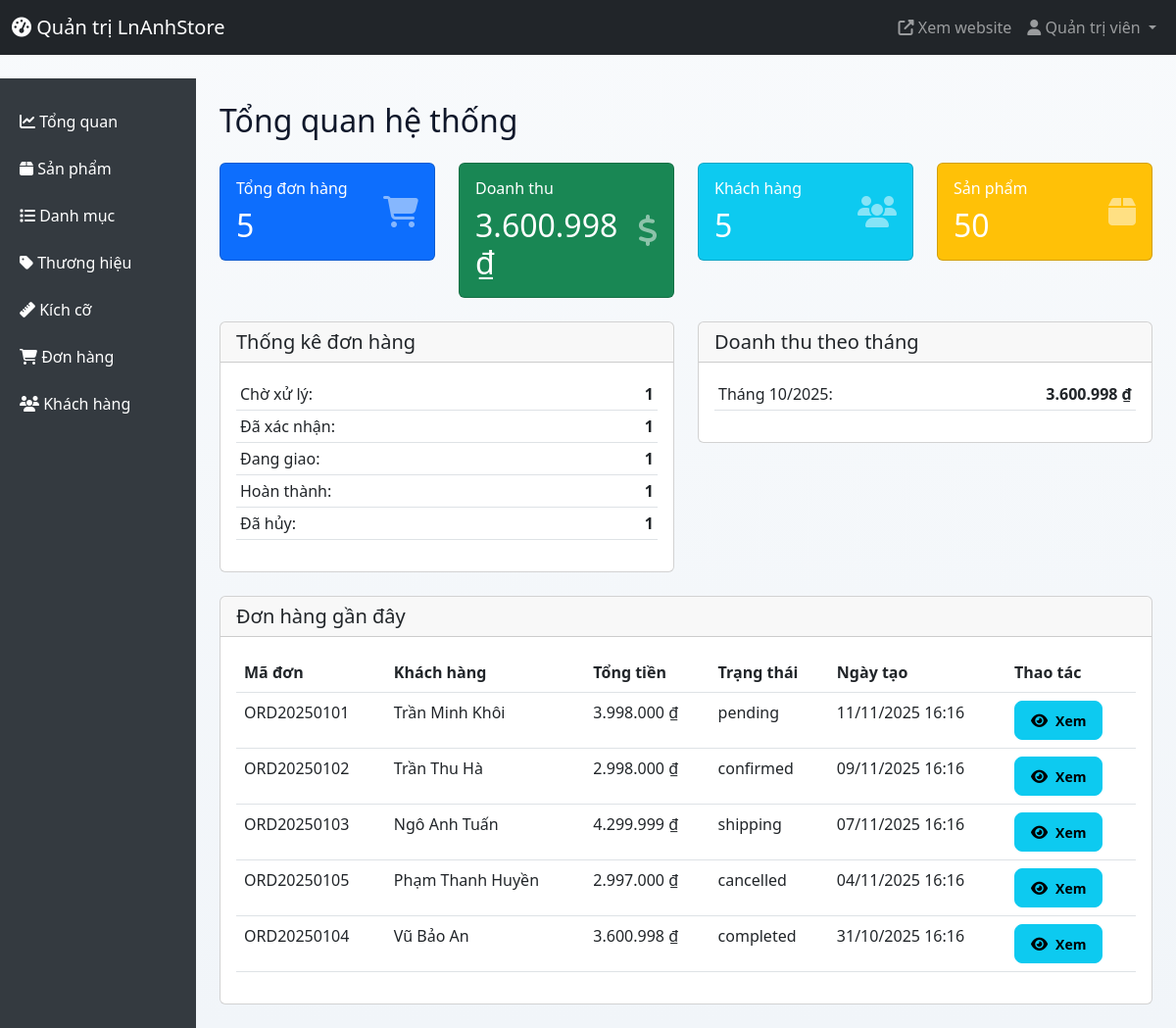
/admin/index.php (signed in), run on an earlier commit of the app's database.
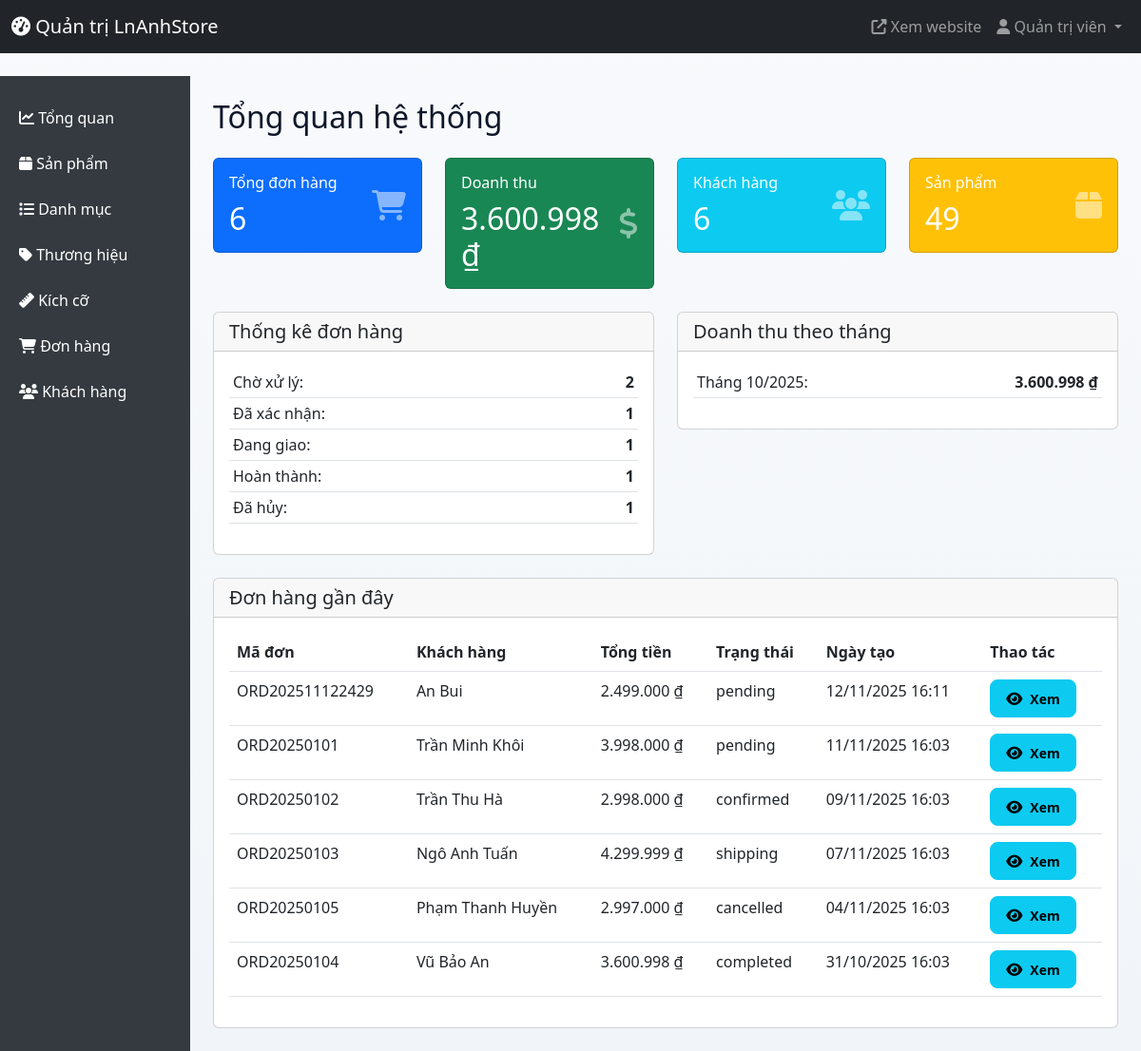
And on a later commit of the database.
### tables this page shows
CREATE TABLE `orders` (
  `id` int(11) NOT NULL,
  `id_user` int(11) NOT NULL,
  `order_code` varchar(50) NOT NULL,
  `full_name` varchar(255) NOT NULL,
  `phone` varchar(20) NOT NULL,
  `address` text NOT NULL,
  `payment_method` varchar(50) NOT NULL,
  `total_amount` decimal(10,2) NOT NULL,
  `status` enum('pending','confirmed','shipping','completed','cancelled') NOT NULL DEFAULT 'pending',
  `created_at` timestamp NOT NULL DEFAULT current_timestamp(),
  `updated_at` timestamp NOT NULL DEFAULT current_timestamp() ON UPDATE current_timestamp()
);

CREATE TABLE `users` (
  `id` int(11) NOT NULL,
  `email` varchar(255) NOT NULL,
  `password` varchar(255) NOT NULL,
  `full_name` varchar(255) NOT NULL,
  `phone` varchar(20) DEFAULT NULL,
  `address` text DEFAULT NULL,
  `role` enum('customer','admin') NOT NULL DEFAULT 'customer',
  `status` enum('active','locked') NOT NULL DEFAULT 'active',
  `created_at` timestamp NOT NULL DEFAULT current_timestamp()
);

### includes/functions.php (called while the page is built, shortened)
<?php
function sanitize($data) {
    return htmlspecialchars(strip_tags(trim($data)));
}
function format_price($price) {
    return number_format($price, 0, ',', '.') . ' ₫';
}
function get_status_badge($status) {
    $badges = [
        'pending' => '<span class="badge bg-warning text-dark">Chờ xử lý</span>',
        'confirmed' => '<span class="badge bg-info">Đã xác nhận</span>',
        'shipping' => '<span class="badge bg-primary">Đang giao</span>',
        'completed' => '<span class="badge bg-success">Hoàn thành</span>',
        'cancelled' => '<span class="badge bg-danger">Đã hủy</span>',
        'active' => '<span class="badge bg-success">Hoạt động</span>',
        'locked' => '<span class="badge bg-danger">Đã khóa</span>'
    ];
    return $badges[$status] ?? $status;
}
?>

### admin/index.php (the view, shortened to what this page needs)
<?php
require_once '../config/database.php';
require_once '../includes/functions.php';
$total_orders = $db_conn->query("SELECT COUNT(*) as total FROM orders")->fetch()['total'];
$total_customers = $db_conn->query("SELECT COUNT(*) as total FROM users WHERE role = 'customer'")->fetch()['total'];
$total_products = $db_conn->query("SELECT COUNT(*) as total FROM products")->fetch()['total'];
$total_revenue = $db_conn->query("SELECT SUM(total_amount) as total FROM orders WHERE status = 'completed'")->fetch()['total'] ?? 0;
$recent_orders = $db_conn->query("
    SELECT o.*, u.full_name as customer_name
    FROM orders o
    JOIN users u ON o.id_user = u.id
    ORDER BY o.created_at DESC
    LIMIT 10
")->fetchAll();
$order_stats = $db_conn->query("
    SELECT status, COUNT(*) as count
    FROM orders
    GROUP BY status
")->fetchAll(PDO::FETCH_KEY_PAIR);
$driver = $db_conn->getAttribute(PDO::ATTR_DRIVER_NAME);
if ($driver === 'pgsql') {
    $monthly_revenue = $db_conn->query("
        SELECT TO_CHAR(created_at, 'YYYY-MM') as month, SUM(total_amount) as revenue
        FROM orders
        WHERE status = 'completed'
        GROUP BY TO_CHAR(created_at, 'YYYY-MM')
        ORDER BY TO_CHAR(created_at, 'YYYY-MM') DESC
        LIMIT 6
    ")->fetchAll();
} else {
    $monthly_revenue = $db_conn->query("
        SELECT DATE_FORMAT(created_at, '%Y-%m') as month, SUM(total_amount) as revenue
        FROM orders
        WHERE status = 'completed'
        GROUP BY DATE_FORMAT(created_at, '%Y-%m')
        ORDER BY DATE_FORMAT(created_at, '%Y-%m') DESC
        LIMIT 6
    ")->fetchAll();
}
include 'header.php';
?>
<h2 class="mb-4">Tổng quan hệ thống</h2>
<div class="row mb-4">
    <div class="col-md-3">
        <div class="card text-white bg-primary">
            <div class="card-body">
                <div class="d-flex justify-content-between align-items-center">
                    <div>
                        <h6 class="card-title">Tổng đơn hàng</h6>
                        <h2 class="mb-0"><?php echo number_format($total_orders); ?></h2>
                    </div>
                    <i class="fas fa-shopping-cart fa-2x opacity-50"></i>
                </div>
            </div>
        </div>
    </div>
    <div class="col-md-3">
        <div class="card text-white bg-success">
            <div class="card-body">
                <div class="d-flex justify-content-between align-items-center">
                    <div>
                        <h6 class="card-title">Doanh thu</h6>
                        <h2 class="mb-0"><?php echo format_price($total_revenue); ?></h2>
                    </div>
                    <i class="fas fa-dollar-sign fa-2x opacity-50"></i>
                </div>
            </div>
        </div>
    </div>
    <div class="col-md-3">
        <div class="card text-white bg-info">
            <div class="card-body">
                <div class="d-flex justify-content-between align-items-center">
                    <div>
                        <h6 class="card-title">Khách hàng</h6>
                        <h2 class="mb-0"><?php echo number_format($total_customers); ?></h2>
                    </div>
                    <i class="fas fa-users fa-2x opacity-50"></i>
                </div>
            </div>
        </div>
    </div>
    <div class="col-md-3">
        <div class="card text-white bg-warning">
            <div class="card-body">
                <div class="d-flex justify-content-between align-items-center">
                    <div>
                        <h6 class="card-title">Sản phẩm</h6>
                        <h2 class="mb-0"><?php echo number_format($total_products); ?></h2>
                    </div>
                    <i class="fas fa-box fa-2x opacity-50"></i>
                </div>
            </div>
        </div>
    </div>
</div>
<div class="row mb-4">
    <div class="col-md-6">
        <div class="card">
            <div class="card-header">
                <h5 class="mb-0">Thống kê đơn hàng</h5>
            </div>
            <div class="card-body">
                <table class="table table-sm">
                    <tr>
                        <td>Chờ xử lý:</td>
                        <td class="text-end"><strong><?php echo $order_stats['pending'] ?? 0; ?></strong></td>
                    </tr>
                    <tr>
                        <td>Đã xác nhận:</td>
                        <td class="text-end"><strong><?php echo $order_stats['confirmed'] ?? 0; ?></strong></td>
                    </tr>
                    <tr>
                        <td>Đang giao:</td>
                        <td class="text-end"><strong><?php echo $order_stats['shipping'] ?? 0; ?></strong></td>
                    </tr>
                    <tr>
                        <td>Hoàn thành:</td>
                        <td class="text-end"><strong><?php echo $order_stats['completed'] ?? 0; ?></strong></td>
                    </tr>
                    <tr>
                        <td>Đã hủy:</td>
                        <td class="text-end"><strong><?php echo $order_stats['cancelled'] ?? 0; ?></strong></td>
                    </tr>
                </table>
            </div>
        </div>
    </div>
    <div class="col-md-6">
        <div class="card">
            <div class="card-header">
                <h5 class="mb-0">Doanh thu theo tháng</h5>
            </div>
            <div class="card-body">
                <table class="table table-sm">
                    <?php foreach ($monthly_revenue as $mr): ?>
                        <tr>
                            <td>Tháng <?php echo date('m/Y', strtotime($mr['month'] . '-01')); ?>:</td>
                            <td class="text-end"><strong><?php echo format_price($mr['revenue']); ?></strong></td>
                        </tr>
                    <?php endforeach; ?>
                </table>
            </div>
        </div>
    </div>
</div>
<div class="card">
    <div class="card-header">
        <h5 class="mb-0">Đơn hàng gần đây</h5>
    </div>
    <div class="card-body">
        <div class="table-responsive">
            <table class="table">
                <thead>
                    <tr>
                        <th>Mã đơn</th>
                        <th>Khách hàng</th>
                        <th>Tổng tiền</th>
                        <th>Trạng thái</th>
                        <th>Ngày tạo</th>
                        <th>Thao tác</th>
                    </tr>
                </thead>
                <tbody>
                    <?php foreach ($recent_orders as $order): ?>
                        <tr>
                            <td><?php echo htmlspecialchars($order['order_code']); ?></td>
                            <td><?php echo htmlspecialchars($order['customer_name']); ?></td>
                            <td><?php echo format_price($order['total_amount']); ?></td>
                            <td><?php echo get_status_badge($order['status']); ?></td>
                            <td><?php echo date('d/m/Y H:i', strtotime($order['created_at'])); ?></td>
                            <td>
                                <a href="/admin/order-detail.php?id=<?php echo $order['id']; ?>" class="btn btn-sm btn-info">
                                    <i class="fas fa-eye"></i> Xem
                                </a>
                            </td>
                        </tr>
                    <?php endforeach; ?>
                </tbody>
            </table>
        </div>
    </div>
</div>
<?php include 'footer.php'; ?>

### admin/header.php (shortened to what this page needs)
<!DOCTYPE html>
<html lang="vi">
<head>
    <link href="https://cdn.jsdelivr.net/npm/bootstrap@5.3.0/dist/css/bootstrap.min.css" rel="stylesheet">
    <link href="https://cdnjs.cloudflare.com/ajax/libs/font-awesome/6.4.0/css/all.min.css" rel="stylesheet">
    <link href="/assets/css/style.css" rel="stylesheet">
</head>
<body>
    <nav class="navbar navbar-expand-lg navbar-dark bg-dark">
        <div class="container-fluid">
            <a class="navbar-brand" href="/admin/index.php"><i class="fas fa-tachometer-alt"></i> Quản trị LnAnhStore</a>
            <div class="collapse navbar-collapse" id="navbarNav">
                <ul class="navbar-nav ms-auto">
                    <li class="nav-item">
                        <a class="nav-link" href="/index.php" target="_blank"><i class="fas fa-external-link-alt"></i> Xem website</a>
                    </li>
                    <li class="nav-item dropdown">
                        <a class="nav-link dropdown-toggle" href="#" id="navbarDropdown" role="button" data-bs-toggle="dropdown">
                            <i class="fas fa-user"></i> <?php echo sanitize($_SESSION['full_name']); ?>
                        </a>
                    </li>
                </ul>
            </div>
        </div>
    </nav>
    <div class="container-fluid">
        <div class="row mt-4">
            <nav class="col-md-2 d-md-block admin-sidebar">
                <div class="position-sticky">
                    <ul class="nav flex-column">
                        <li class="nav-item">
                            <a class="nav-link" href="/admin/index.php">
                                <i class="fas fa-chart-line"></i> Tổng quan
                            </a>
                        </li>
                        <li class="nav-item">
                            <a class="nav-link" href="/admin/products.php">
                                <i class="fas fa-box"></i> Sản phẩm
                            </a>
                        </li>
                        <li class="nav-item">
                            <a class="nav-link" href="/admin/categories.php">
                                <i class="fas fa-list"></i> Danh mục
                            </a>
                        </li>
                        <li class="nav-item">
                            <a class="nav-link" href="/admin/brands.php">
                                <i class="fas fa-tag"></i> Thương hiệu
                            </a>
                        </li>
                        <li class="nav-item">
                            <a class="nav-link" href="/admin/sizes.php">
                                <i class="fas fa-ruler"></i> Kích cỡ
                            </a>
                        </li>
                        <li class="nav-item">
                            <a class="nav-link" href="/admin/orders.php">
                                <i class="fas fa-shopping-cart"></i> Đơn hàng
                            </a>
                        </li>
                        <li class="nav-item">
                            <a class="nav-link" href="/admin/customers.php">
                                <i class="fas fa-users"></i> Khách hàng
                            </a>
                        </li>
                    </ul>
                </div>
            </nav>
            <main class="col-md-10 ms-sm-auto px-md-4 py-4">

### admin/footer.php (shortened to what this page needs)
            </main>
        </div>
    </div>
</body>
</html>

### assets/css/style.css (style rules this page uses)
:root { --color-dark: #0f172a; --color-muted: #64748b; --color-primary: #2563eb; --color-primary-soft: #eff6ff; --color-border: #e2e8f0; --color-surface: #ffffff; --radius-sm: 8px; --radius-md: 12px; --shadow-xs: 0 4px 12px rgba(15, 23, 42, 0.05); --shadow-sm: 0 12px 32px rgba(15, 23, 42, 0.08); }
body { min-height: 100vh; display: flex; flex-direction: column; font-family: 'Segoe UI', Tahoma, Geneva, Verdana, sans-serif; color: var(--color-dark); background: linear-gradient(180deg, #f8fafc 0%, #f1f5f9 100%); }
main, .home-main { flex: 1; }
.btn { border-radius: var(--radius-sm) !important; min-height: 40px; max-height: 40px; height: 40px; padding: 0 1.25rem; display: inline-flex; align-items: center; justify-content: center; gap: 0.5rem; font-weight: 600; transition: transform 0.2s ease, box-shadow 0.2s ease, background 0.2s ease; }
.btn-sm, .btn-lg { min-height: 40px; max-height: 40px; height: 40px; padding: 0 1rem; }
.btn i { font-size: 0.95rem; }
.admin-sidebar { background: #343a40; min-height: calc(100vh - 56px); padding: 20px 0; }
.admin-sidebar .nav-link { color: #fff; padding: 12px 20px; transition: background 0.2s; }

What changed in the data, as far as the page shows it:
removed orders: order_code "ORD20250101", id_user.full_name "Trần Minh Khôi", total_amount "3.998.000 ₫", status "pending", created_at "11/11/2025 16:16"
added orders: id_user "2", id "1", order_code "ORD20250101", id_user.full_name "Trần Minh Khôi", total_amount "3.998.000 ₫", status "pending", created_at "11/11/2025 16:03"
added orders: order_code "ORD202511122429", id_user.full_name "An Bui", total_amount "2.499.000 ₫", status "pending", created_at "12/11/2025 16:11"
changed orders "ORD20250102": created_at "09/11/2025 16:16" → "09/11/2025 16:03"
changed orders "ORD20250103": created_at "07/11/2025 16:16" → "07/11/2025 16:03"
changed orders "ORD20250105": created_at "04/11/2025 16:16" → "04/11/2025 16:03"
changed orders "ORD20250104": created_at "31/10/2025 16:16" → "31/10/2025 16:03"
Also different on the page:
$total_orders: "5" → "6"
$total_customers: "5" → "6"
$total_products: "50" → "49"
$order_stats['pending']: "1" → (not shown)
$order_stats['confirmed']: "1" → (not shown)
$order_stats['shipping']: "1" → (not shown)
$order_stats['completed']: "1" → (not shown)
$order_stats['cancelled']: "1" → (not shown)
